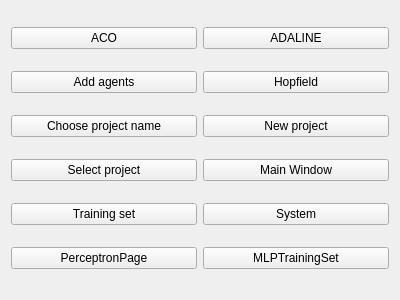
<?xml version="1.0" encoding="UTF-8"?>
<ui version="4.0">
 <class>PruebaPantalla</class>
 <widget class="QWidget" name="PruebaPantalla">
  <property name="geometry">
   <rect>
    <x>0</x>
    <y>0</y>
    <width>400</width>
    <height>300</height>
   </rect>
  </property>
  <property name="windowTitle">
   <string>Form</string>
  </property>
  <layout class="QGridLayout" name="gridLayout">
   <item row="0" column="0">
    <widget class="QPushButton" name="acoButton">
     <property name="text">
      <string>ACO</string>
     </property>
    </widget>
   </item>
   <item row="3" column="0">
    <widget class="QPushButton" name="chooseProjectNameButton">
     <property name="text">
      <string>Choose project name</string>
     </property>
    </widget>
   </item>
   <item row="4" column="0">
    <widget class="QPushButton" name="selectProjectButton">
     <property name="text">
      <string>Select project</string>
     </property>
    </widget>
   </item>
   <item row="5" column="0">
    <widget class="QPushButton" name="trainingSetButton">
     <property name="text">
      <string>Training set</string>
     </property>
    </widget>
   </item>
   <item row="6" column="0">
    <widget class="QPushButton" name="perceptronButton">
     <property name="text">
      <string>PerceptronPage</string>
     </property>
    </widget>
   </item>
   <item row="1" column="0">
    <widget class="QPushButton" name="addAgentsButton">
     <property name="text">
      <string>Add agents</string>
     </property>
    </widget>
   </item>
   <item row="0" column="1">
    <widget class="QPushButton" name="adalineButton">
     <property name="text">
      <string>ADALINE</string>
     </property>
    </widget>
   </item>
   <item row="1" column="1">
    <widget class="QPushButton" name="hopfieldButton">
     <property name="text">
      <string>Hopfield</string>
     </property>
    </widget>
   </item>
   <item row="3" column="1">
    <widget class="QPushButton" name="newProjectButton">
     <property name="text">
      <string>New project</string>
     </property>
    </widget>
   </item>
   <item row="4" column="1">
    <widget class="QPushButton" name="mainWindowButton">
     <property name="text">
      <string>Main Window</string>
     </property>
    </widget>
   </item>
   <item row="5" column="1">
    <widget class="QPushButton" name="systemButton">
     <property name="text">
      <string>System</string>
     </property>
    </widget>
   </item>
   <item row="6" column="1">
    <widget class="QPushButton" name="pushButton">
     <property name="text">
      <string>MLPTrainingSet</string>
     </property>
    </widget>
   </item>
  </layout>
 </widget>
 <resources/>
 <connections/>
</ui>
